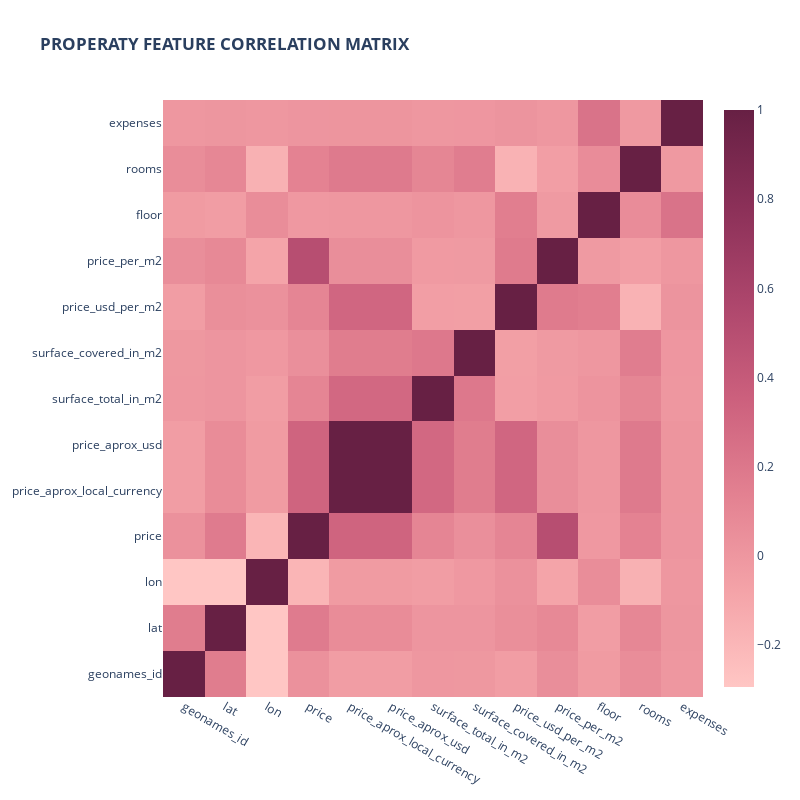

Notebook source saved alongside this figure:
### Code cell
import plotly.io as pio
#
pio.show(test, engine='kaleido')

### Figure 1 — Plotly figure (JSON) as saved in the notebook; plotly's stock layout.template omitted (floating-point values rounded to 4 significant figures; data arrays with more than 128 entries replaced by an {"elided": "..."} marker saying what was removed)
{"data": [{"colorscale": [[0, "rgb(255, 198, 196)"], [0.1667, "rgb(244, 163, 168)"], [0.3333, "rgb(227, 129, 145)"], [0.5, "rgb(204, 96, 125)"], [0.6667, "rgb(173, 70, 108)"], [0.8333, "rgb(139, 48, 88)"], [1, "rgb(103, 32, 68)"]], "type": "heatmap", "x": ["geonames_id", "lat", "lon", "price", "price_aprox_local_currency", "price_aprox_usd", "surface_total_in_m2", "surface_covered_in_m2", "price_usd_per_m2", "price_per_m2", "floor", "rooms", "expenses"], "y": ["geonames_id", "lat", "lon", "price", "price_aprox_local_currency", "price_aprox_usd", "surface_total_in_m2", "surface_covered_in_m2", "price_usd_per_m2", "price_per_m2", "floor", "rooms", "expenses"], "z": {"elided": "13x13 float values"}}], "layout": {"height": 800, "title": {"text": "<b>PROPERATY FEATURE CORRELATION MATRIX"}, "width": 800, "xaxis": {"anchor": "y", "domain": [0, 1]}, "yaxis": {"anchor": "x", "domain": [0, 1]}}}
